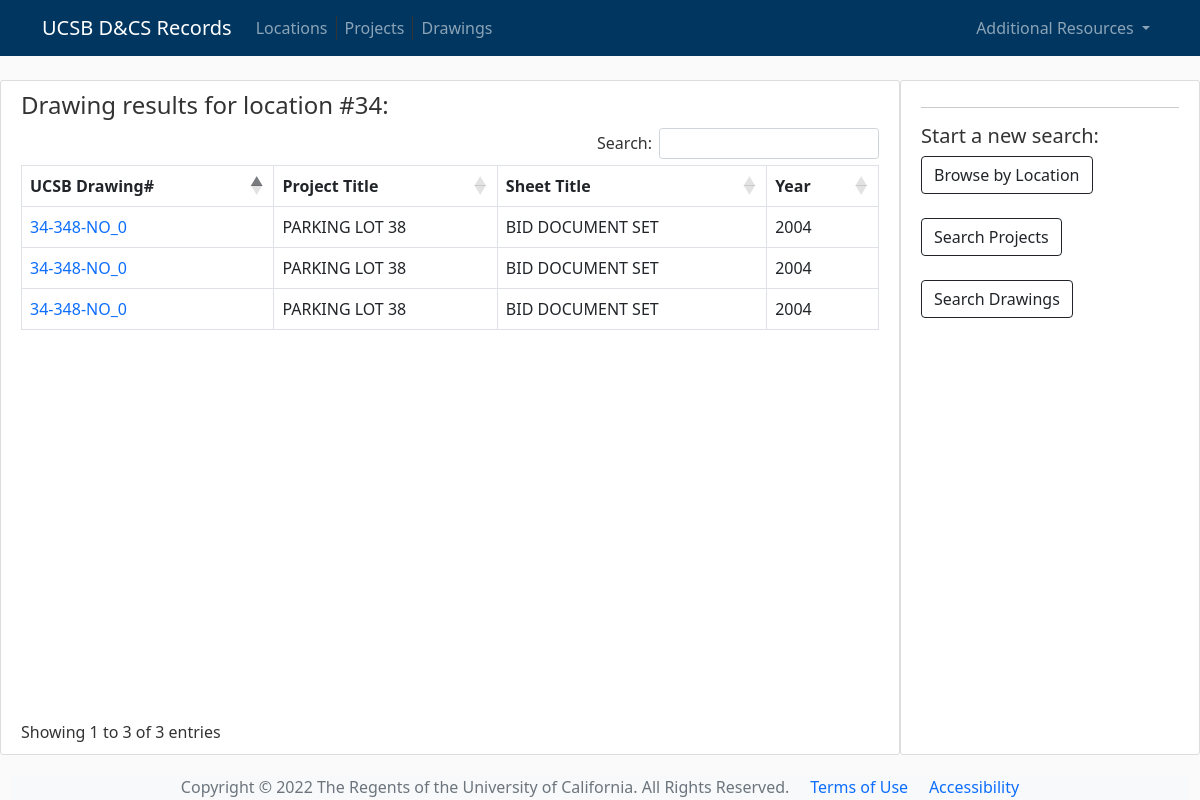
Page /drawings/34/ on the committed database.
### flaskdraw/models.py (models this page shows, shortened)
class Drawings(db.Model):
    id = db.Column(db.Integer, primary_key=True)
    oldname = db.Column(db.String(255), nullable=True)
    newname = db.Column(db.String(255), nullable=True)
    locnum = db.Column(db.Integer, nullable=True)
    drawnum = db.Column(db.Integer, nullable=True)
    project_title = db.Column(db.String(255), nullable=True)
    project_number = db.Column(db.String(50), nullable=True)
    project_year = db.Column(db.Integer, nullable=True)
    sheet_title = db.Column(db.String(255), nullable=True)
    sheet_number = db.Column(db.String(255), nullable=True)
    discipline = db.Column(db.String(255), nullable=True)
    drawing_version = db.Column(db.String(255), nullable=True)
    notes = db.Column(db.Text, nullable=True)
    physical_location = db.Column(db.String(255), nullable=True)

### flaskdraw/bp_drawings/routes.py (the view)
@bp_drawings.route("/drawings/<int:locnum>/")
def location_set(locnum):
    drawings = (
        Drawings.query.order_by(Drawings.locnum.asc(), Drawings.drawnum.asc())
        .filter(Drawings.locnum == locnum)
        .all()
    )
    return render_template(
        "drawings.html",
        drawings=drawings,
        title="Drawing search results",
        subheading="Drawing results for location #" + str(locnum) + ":",
        base_drawings_url=base_drawings_url,
    )

### flaskdraw/templates/drawings.html (shortened to what this page needs)
{% extends 'base.html' %}
{% block content%}
<h4>{{ subheading }}</h4>
<div class="table-responsive">
  <table id="draws_list" class="table table-hover table-bordered">
    <thead>
      <tr>
        <th scope="col">UCSB Drawing#</th>
        <th scope="col">Project Title</th>
        <th scope="col">Sheet Title</th>
        <th scope="col">Year</th>
      </tr>
    </thead>
    <tbody>
      {% if drawings %}
        {% for draw in drawings %}
        <tr>
          <td scope="row"><a href="{{ '{url}/{locnum}/{newname}'.format(url = base_drawings_url, locnum = draw.locnum, newname = draw.newname) }}" target="_blank">
            {{ draw.locnum }}-{{ draw.drawnum }}-{{ draw.sheet_number }}</a></td>
          <td>{{ draw.project_title }}</td>
          <td>{{ draw.sheet_title }}</td>
          <td>{{ draw.project_year }}</td>
        </tr>
        {% endfor %}
      {% elif no_search %}
      <tr>
        <td>Begin your search on the right -></td>
      </tr>
      {% else %}
        <tr>
          <td>Your query returned no results</td>
        </tr>
      {% endif %}
    </tbody>
  </table>
</div>
{% endblock %}

### flaskdraw/static/base.css (style rules this page uses)
body { background: #fafafa; color: #333333; margin-top: 5rem; }
a:not([class]) { text-decoration: none; }

### rows in the picture
Drawings: locnum "34", drawnum "348", sheet_number "NO_0", project_title "PARKING LOT 38", sheet_title "BID DOCUMENT SET", project_year "2004"
Drawings: locnum "34", drawnum "348", sheet_number "NO_0", project_title "PARKING LOT 38", sheet_title "BID DOCUMENT SET", project_year "2004"
Drawings: locnum "34", drawnum "348", sheet_number "NO_0", project_title "PARKING LOT 38", sheet_title "BID DOCUMENT SET", project_year "2004"

### other values in the picture
{{ subheading }} "Drawing results for location #34:"
